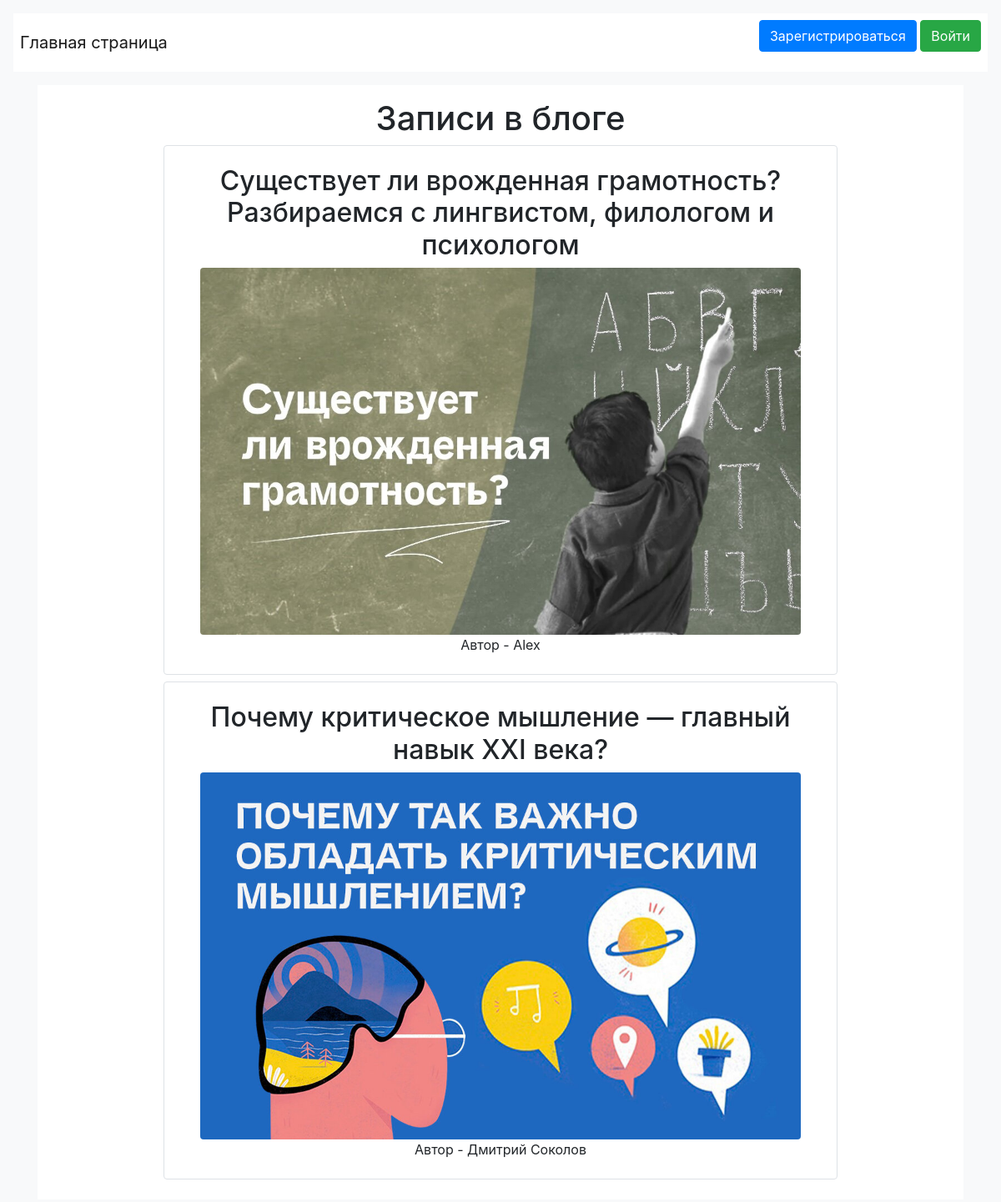
The page / on the database its author committed.
### data/news.py (models this page shows)
class News(SqlAlchemyBase):  # класс постов
    __tablename__ = 'news'
    id = sqlalchemy.Column(sqlalchemy.Integer,
                           primary_key=True, autoincrement=True)
    title = sqlalchemy.Column(sqlalchemy.String, nullable=True)
    content = sqlalchemy.Column(sqlalchemy.String, nullable=True)
    created_date = sqlalchemy.Column(sqlalchemy.DateTime,
                                     default=datetime.datetime.now)
    is_private = sqlalchemy.Column(sqlalchemy.Boolean, default=True)
    user_id = sqlalchemy.Column(sqlalchemy.Integer,
                                sqlalchemy.ForeignKey("users.id"))
    user = orm.relation('User')

### data/users.py (models this page shows, shortened)
class User(SqlAlchemyBase, UserMixin):  # класс пользователя
    __tablename__ = 'users'
    id = sqlalchemy.Column(sqlalchemy.Integer,
                           primary_key=True, autoincrement=True)
    name = sqlalchemy.Column(sqlalchemy.String, nullable=True)
    about = sqlalchemy.Column(sqlalchemy.String, nullable=True)
    email = sqlalchemy.Column(sqlalchemy.String,
                              index=True, unique=True, nullable=True)
    hashed_password = sqlalchemy.Column(sqlalchemy.String, nullable=True)
    created_date = sqlalchemy.Column(sqlalchemy.DateTime,
                                     default=datetime.datetime.now)
    news = orm.relation("News", back_populates='user')

### main.py (the view)
@app.route("/")  # главная страница
def index():
    db_sess = db_session.create_session()
    if current_user.is_authenticated:
        news = db_sess.query(News).filter(
            (News.user == current_user) | (News.is_private != True))
    else:
        news = db_sess.query(News).filter(News.is_private != True)
    return render_template("index.html", news=news)

### data/db_session.py (called while the page is built)
def create_session() -> Session:
    global __factory
    return __factory()

### templates/index.html (shortened to what this page needs)
{% extends "base.html" %}
{% block content %}
<div align="center" class="p-3 mb-2 bg-white">
<h1>Записи в блоге</h1>
{% for item in news%}
<div class="col-md6 border rounded w-75 p-3 mb-2 bg-white">
    <a href="/news/{{ item.id }}" role="button" class="btn btn">
        <h2>{{item.title}}</h2>
        <div>
            <img src="static/{{ item.id }}.jpg" alt=":(" class="rounded" width="720" height="440">
        </div>
        <div>
            Автор - {{item.user.name}}
        </div>
    </a>
</div>
{% endfor %}
</div>
{% endblock %}

### rows shown on the page
News: title "Существует ли врожденная грамотность? Разбираемся с лингвистом, филологом и психологом", shows a picture, user.name "Alex"
News: title "Почему критическое мышление — главный навык XXI века?", shows a picture, user.name "Дмитрий Соколов"
